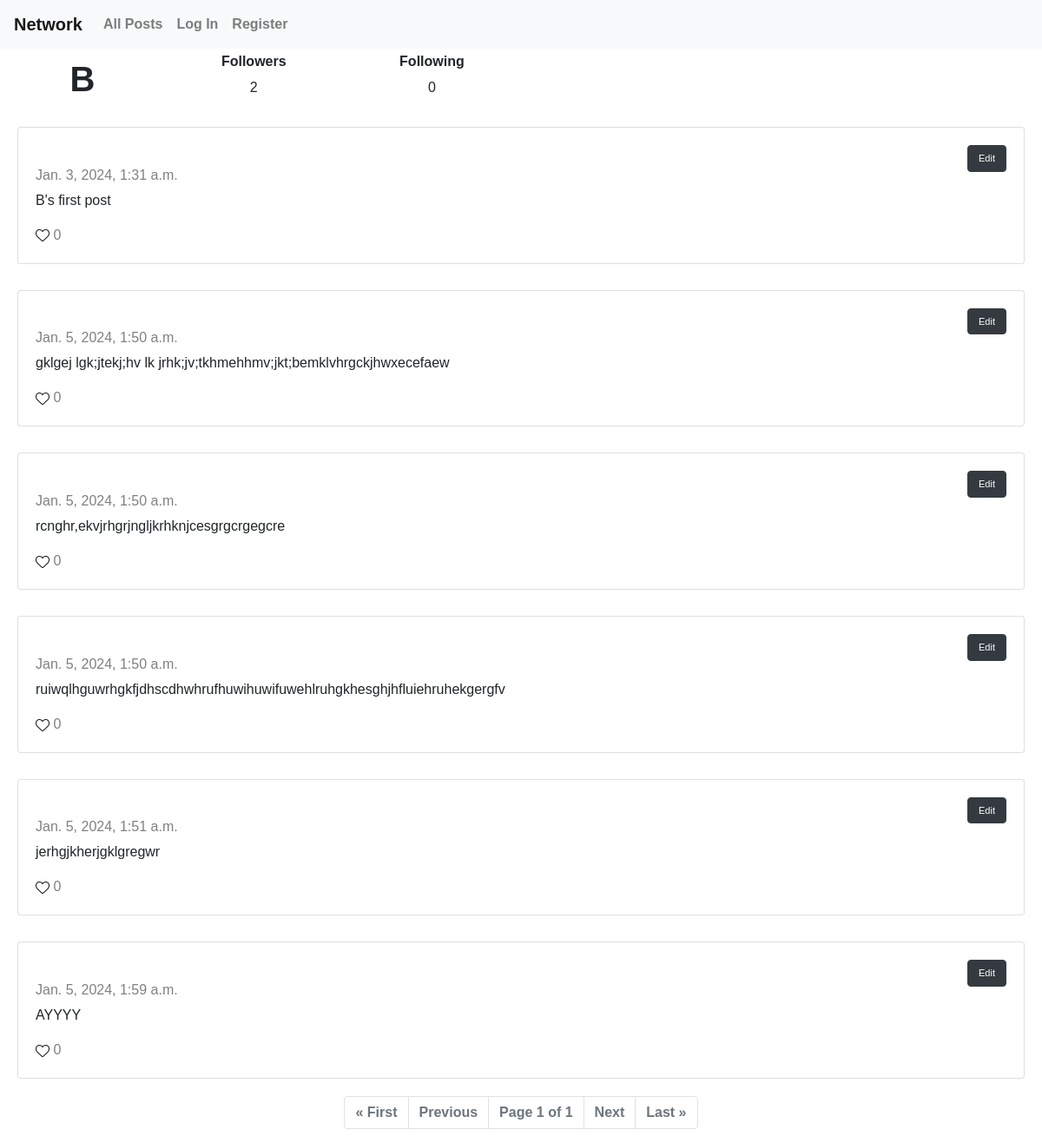
/profile/2, run on an earlier commit of the app's database.
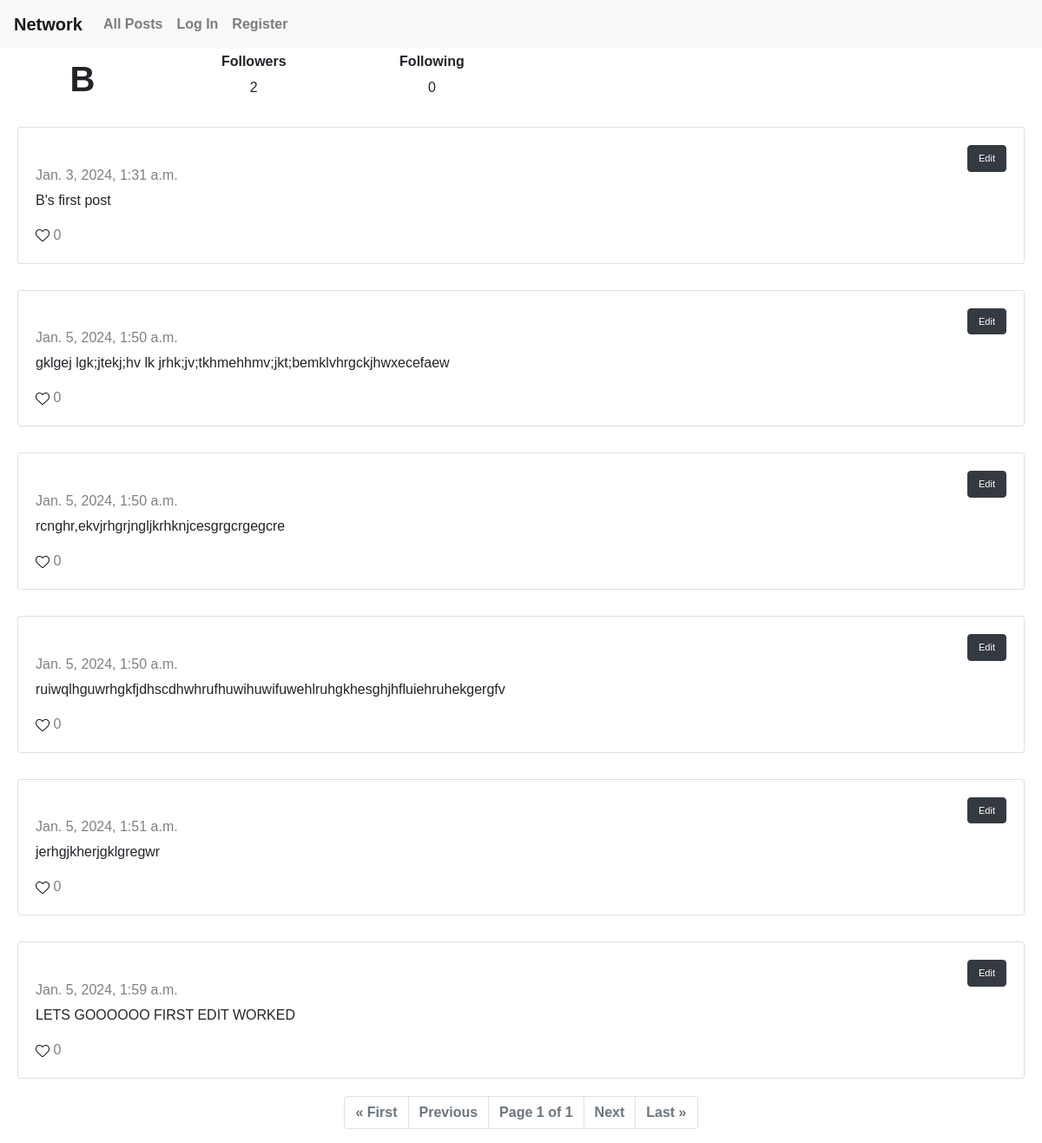
And on a later commit of the database.
### network/models.py (models this page shows, shortened)
class Post(models.Model):
    id = models.AutoField(primary_key=True)
    owner = models.ForeignKey(User, on_delete=models.CASCADE ,related_name='posts')
    content = models.CharField(max_length=500)
    timestamp = models.DateTimeField(auto_now_add=True)
    likes = models.IntegerField(default=0)

### network/views.py (the view, shortened to what this page needs)
# urls.py: path("profile/<int:id>", views.profile, name="profile"),
def profile(request, id):
    ids = [x[0] for x in User.objects.all().values_list('id')]
    if id not in ids:
        return render(request, "network/profile.html", {
        "viewing" : None,
        "message" : f"The user with id {id} does not exit",
        "posts" : None,
        })
    viewing = User.objects.get(id=id)
    posts = Post.objects.filter(owner = viewing)
    paginator = Paginator(posts, 10)
    page_number = request.GET.get('page')
    page_obj = paginator.get_page(page_number)
    print(page_obj)
    followers_list = User.objects.filter(following=viewing)
    followed = 1 if request.user in followers_list else None
    followers = viewing.followers.count()
    following = viewing.following.count()
    return render(request, "network/profile.html", {
        "viewing" : viewing,
        "message" : None,
        "page_obj" : page_obj,
        "followers" : followers,
        "following" : following,
        "followed" : followed,
    })

### network/templates/network/profile.html (shortened to what this page needs)
{% extends "network/layout.html" %}
{% block body %}
    {% if message %}
        <div class="center_message">{{ message }}</div>
    {% else %}
        <table id="user_info">
            <tr>
                <th rowspan="3"><h1 class="header" >{{ viewing.username }}</h1></th>
                <th>Followers</th>
                <th>Following</th>
            </tr>
            <tr>
                <td>{{followers}}</td>
                <td>{{following}}</td>
            </tr>
        </table>
        {% for post in page_obj %}
            <div class="card post">
                <div class="card-body">
                <div class="post_header left-align"><button class="btn btn-dark edit" id ="{{ post.id }}" >Edit</button></div>
                <h6 class="card-subtitle mb-2 text-body-secondary post_timestamp">{{ post.timestamp }}</h6>
                <p class="card-text {{ post.id }}">{{ post.content }}</p>
                <p class="card-text post_likes"><img src="../static/network/heart.png" alt="Empty Like Icon"> {{ post.likes }}</p>
                </div>
            </div>
            {% if post == page_obj|last %}
                <nav class="Page Control">
                    <ul class="pagination justify-content-center">
                        {% if page_obj.has_previous %}
                            <li class="page-item"><a class="page-link link-dark" href="?page=1">&laquo; First</a></li>
                            <li class="page-item"><a class="page-link link-dark" href="?page={{ page_obj.previous_page_number }}">Previous</a></li>
                        {%else%}
                            <li class="page-item disabled"><a class="page-link" aria-disabled="true">&laquo; First</a></li>
                            <li class="page-item disabled"><a class="page-link" aria-disabled="true">Previous</a></li>
                        {% endif %}
                        <li class="disabled page-item"><a class="link-dark page-link" aria-disabled="true">Page {{ page_obj.number }} of {{ page_obj.paginator.num_pages }}</a></li>
                        {% if page_obj.has_next %}
                            <li class="page-item"><a class="page-link link-dark" href="?page={{ page_obj.next_page_number }}">Next</a></li>
                            <li class="page-item"><a class="page-link link-dark" href="?page={{ page_obj.paginator.num_pages }}">Last &raquo;</a></li>
                        {%else%}
                            <li class="page-item disabled"><a class="page-link" aria-disabled="true">Next</a></li>
                            <li class="page-item disabled"><a class="page-link" aria-disabled="true">Last &raquo;</a></li>
                        {% endif %}
                    </ul>
                </nav>
            {%endif%}
        {% empty %}
            <div class="center_message">There have been no posts by {{viewing.username}}</div>
        {% endfor %}
    {% endif %}
{% endblock %}

What changed in the data, as far as the page shows it:
changed Post: content "AYYYY" → "LETS GOOOOOO FIRST EDIT WORKED"
